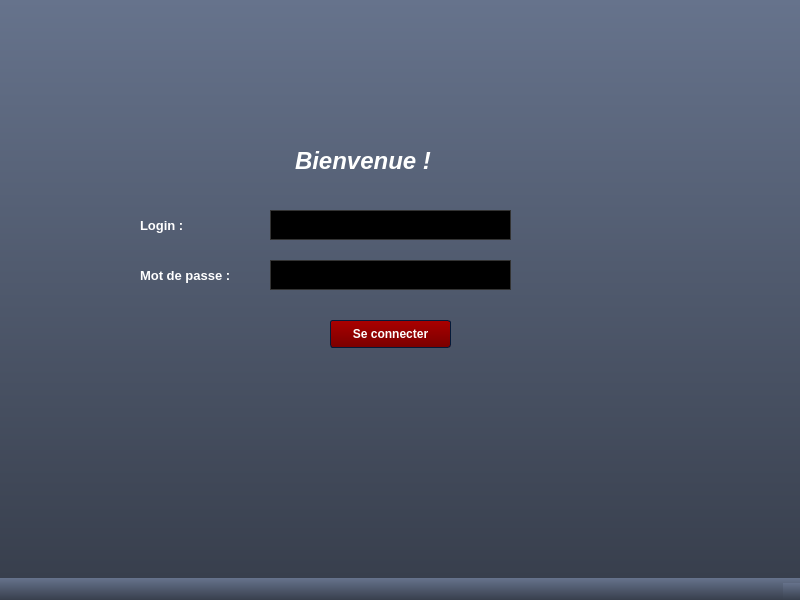
<?xml version="1.0" encoding="UTF-8"?>
<ui version="4.0">
 <class>InterfaceAuthentification</class>
 <widget class="QMainWindow" name="InterfaceAuthentification">
  <property name="geometry">
   <rect>
    <x>0</x>
    <y>0</y>
    <width>800</width>
    <height>600</height>
   </rect>
  </property>
  <property name="windowTitle">
   <string>MainWindow</string>
  </property>
  <property name="styleSheet">
   <string notr="true">/*QTabWidget{

	background-color: rgb(255, 0, 0);

}



QPushButton{

}

background-color: rgb(255, 0, 0);*/

/*Copyright (c) DevSec Studio. All rights reserved.



MIT License



Permission is hereby granted, free of charge, to any person obtaining a copy

of this software and associated documentation files (the &quot;Software&quot;), to deal

in the Software without restriction, including without limitation the rights

to use, copy, modify, merge, publish, distribute, sublicense, and/or sell

copies of the Software, and to permit persons to whom the Software is

furnished to do so, subject to the following conditions:



The above copyright notice and this permission notice shall be included in all

copies or substantial portions of the Software.



THE SOFTWARE IS PROVIDED *AS IS*, WITHOUT WARRANTY OF ANY KIND, EXPRESS OR

IMPLIED, INCLUDING BUT NOT LIMITED TO THE WARRANTIES OF MERCHANTABILITY,

FITNESS FOR A PARTICULAR PURPOSE AND NONINFRINGEMENT. IN NO EVENT SHALL THE

AUTHORS OR COPYRIGHT HOLDERS BE LIABLE FOR ANY CLAIM, DAMAGES OR OTHER

LIABILITY, WHETHER IN AN ACTION OF CONTRACT, TORT OR OTHERWISE, ARISING FROM,

OUT OF OR IN CONNECTION WITH THE SOFTWARE OR THE USE OR OTHER DEALINGS IN THE

SOFTWARE.

*/



/*-----QWidget-----*/

QWidget

{

	background-color: qlineargradient(spread:repeat, x1:1, y1:0, x2:1, y2:1, stop:0 rgba(102, 115, 140, 255),stop:1 rgba(56, 63, 77, 255));

	color: #ffffff;

	border-color: #051a39;



}





/*-----QLabel-----*/

QLabel

{

	background-color: transparent;

	color: #ffffff;

	font-weight: bold;



}





QLabel::disabled

{

	background-color: transparent;

	color: #898988;



}





/*-----QMenuBar-----*/

/*QMenuBar

{

	background-color: #484c58;

	color: #ffffff;

	border-color: #051a39;

	font-weight: bold;



}





QMenuBar::disabled

{

	background-color: #404040;

	color: #898988;

	border-color: #051a39;



}





QMenuBar::item

{

    background-color: transparent;



}





QMenuBar::item:selected

{

    background-color: #c4c5c3;

	color: #000000;

    border: 1px solid #000000;



}





QMenuBar::item:pressed

{

    background-color: #979796;

    border: 1px solid #000;

    margin-bottom: -1px;

    padding-bottom: 1px;



}

*/





/*-----QMenu-----*/

QMenu

{

    background-color: #c4c5c3;

    border: 1px solid;

    color: #000000;

	font-weight: bold;



}





QMenu::separator

{

    height: 1px;

    background-color: #363942;

    color: #ffffff;

    padding-left: 4px;

    margin-left: 10px;

    margin-right: 5px;



}





QMenu::item

{

    min-width : 150px;

    padding: 3px 20px 3px 20px;



}





QMenu::item:selected

{

    background-color: #363942;

    color: #ffffff;



}





QMenu::item:disabled

{

    color: #898988;

}





/*-----QToolTip-----*/

QToolTip

{

	background-color: #bbbcba;

	color: #000000;

	border-color: #051a39;

	border : 1px solid #000000;

	border-radius: 2px;



}





/*-----QPushButton-----*/

QPushButton

{

	background-color: qlineargradient(spread:repeat, x1:0.486, y1:0, x2:0.505, y2:1, stop:0.00480769 rgba(170, 0, 0, 255),stop:1 rgba(122, 0, 0, 255));

	color: #ffffff;

	font-weight: bold;

	border-style: solid;

	border-width: 1px;

	border-radius: 3px;

	border-color: #051a39;

	padding: 5px;



}





QPushButton::disabled

{

	background-color: #404040;

	color: #656565;

	border-color: #051a39;



}





QPushButton::hover

{

	background-color: #9c0000;

	color: #ffffff;

	border-style: solid;

	border-width: 1px;

	border-radius: 3px;

	border-color: #051a39;

	padding: 5px;



}





QPushButton::pressed

{

	background-color: #880000;

	color: #ffffff;

	border-style: solid;

	border-width: 2px;

	border-radius: 3px;

	border-color: #000000;

	padding: 5px;



}





/*-----QToolButton-----*/

QToolButton 

{

	background-color: qlineargradient(spread:repeat, x1:1, y1:0, x2:1, y2:1, stop:0 rgba(177, 181, 193, 255),stop:1 rgba(159, 163, 174, 255));

	color: #ffffff;

	font-weight: bold;

	border-style: solid;

	border-width: 1px;

	border-radius: 3px;

	border-color: #051a39;

	padding: 5px;



}





QToolButton::disabled

{

	background-color: #404040;

	color: #656565;

	border-color: #051a39;



}





QToolButton::hover

{

	background-color: #9fa3ae;

	color: #ffffff;

	border-style: solid;

	border-width: 1px;

	border-radius: 3px;

	border-color: #051a39;

	padding: 5px;



}





QToolButton::pressed

{

	background-color: #7b7e86;

	color: #ffffff;

	border-style: solid;

	border-width: 2px;

	border-radius: 3px;

	border-color: #000000;

	padding: 5px;



}





/*-----QComboBox-----*/

QComboBox

{

    background-color: qlineargradient(spread:repeat, x1:1, y1:0, x2:1, y2:1, stop:0 rgba(118, 118, 118, 255),stop:1 rgba(70, 70, 70, 255));

    border: 1px solid #333333;

    border-radius: 3px;

    padding-left: 6px;

    color: lightgray;

	font-weight: bold;

    height: 20px;



}





QComboBox::disabled

{

	background-color: #404040;

	color: #656565;

	border-color: #051a39;



}





QComboBox:hover

{

    background-color: #646464;



}





QComboBox:on

{

    background-color: #979796;

	color: #000000;



}





QComboBox QAbstractItemView

{

    background-color: #c4c5c3;

    color: #000000;

    border: 1px solid black;

    selection-background-color: #363942;

    selection-color: #ffffff;

    outline: 0;



}





QComboBox::drop-down

{

    subcontrol-origin: padding;

    subcontrol-position: top right;

    width: 15px;

    border-left-width: 1px;

    border-left-color: darkgray;

    border-left-style: solid; 

    border-top-right-radius: 3px; 

    border-bottom-right-radius: 3px;



}





QComboBox::down-arrow

{

    image: url(://arrow-down.png);

    width: 8px;

    height: 8px;

}





/*-----QSpinBox &amp; QDoubleSpinBox &amp; QDateTimeEdit-----*/

QSpinBox, 

QDoubleSpinBox,

QDateTimeEdit

{

	background-color: #000000;

	color: #00ff00;

	font-weight: bold;

	border: 1px solid #333333;

	padding : 4px;



}





QSpinBox::disabled, 

QDoubleSpinBox::disabled,

QDateTimeEdit::disabled

{

	background-color: #404040;

	color: #656565;

	border-color: #051a39;



}





QSpinBox:hover, 

QDoubleSpinBox::hover,

QDateTimeEdit::hover

{

    border: 1px solid #00ff00;



}





QSpinBox::up-button, QSpinBox::down-button,

QDoubleSpinBox::up-button, QDoubleSpinBox::down-button,

QDateTimeEdit::up-button, QDateTimeEdit::down-button

{

	background-color: qlineargradient(spread:repeat, x1:1, y1:0, x2:1, y2:1, stop:0 rgba(118, 118, 118, 255),stop:1 rgba(70, 70, 70, 255));

    border: 0px solid #333333;



}





QSpinBox::disabled, 

QDoubleSpinBox::disabled,

QDateTimeEdit::disabled

{

	background-color: #404040;

	color: #656565;

	border-color: #051a39;



}





QSpinBox::up-button:hover, QSpinBox::down-button:hover,

QDoubleSpinBox::up-button:hover, QDoubleSpinBox::down-button:hover,

QDateTimeEdit::up-button:hover, QDateTimeEdit::down-button:hover

{

	background-color: #646464;

    border: 1px solid #333333;





}





QSpinBox::up-button:disabled, QSpinBox::down-button:disabled,

QDoubleSpinBox::up-button:disabled, QDoubleSpinBox::down-button:disabled,

QDateTimeEdit::up-button:disabled, QDateTimeEdit::down-button:disabled

{

	background-color: #404040;

	color: #656565;

	border-color: #051a39;



}





QSpinBox::up-button:pressed, QSpinBox::down-button:pressed,

QDoubleSpinBox::up-button:pressed, QDoubleSpinBox::down-button::pressed,

QDateTimeEdit::up-button:pressed, QDateTimeEdit::down-button::pressed

{

    background-color: #979796;

    border: 1px solid #444444;



}





QSpinBox::down-arrow,

QDoubleSpinBox::down-arrow,

QDateTimeEdit::down-arrow

{

    image: url(://arrow-down.png);

    width: 7px;



}





QSpinBox::up-arrow,

QDoubleSpinBox::up-arrow,

QDateTimeEdit::up-arrow

{

    image: url(://arrow-up.png);

    width: 7px;



}





/*-----QLineEdit-----*/

QLineEdit

{

	background-color: #000000;

	color: #00ff00;

	font-weight: bold;

    border: 1px solid #333333;

	padding: 4px;



}





QLineEdit:hover

{

    border: 1px solid #00ff00;



}





QLineEdit::disabled

{

	background-color: #404040;

	color: #656565;

	border-width: 1px;

	border-color: #051a39;

	padding: 2px;



}





/*-----QTextEdit-----*/

QTextEdit

{

	background-color: #808080;

	color: #fff;

	border: 1px groove #333333;



}





QTextEdit::disabled

{

	background-color: #404040;

	color: #656565;

	border-color: #051a39;



}





/*-----QGroupBox-----*/

QGroupBox 

{

    border: 1px groove #333333;

	border-radius: 2px;

    margin-top: 20px;



}





QGroupBox 

{

	background-color: qlineargradient(spread:repeat, x1:0.486, y1:0, x2:0.505, y2:1, stop:0.00480769 rgba(170, 169, 169, 255),stop:1 rgba(122, 122, 122, 255));

	font-weight: bold;



}





QGroupBox::title  

{

    background-color: qlineargradient(spread:repeat, x1:1, y1:0, x2:1, y2:1, stop:0 rgba(71, 75, 87, 255),stop:1 rgba(35, 37, 43, 255));

    color: #ffffff;

    border: 2px groove #333333;

    subcontrol-origin: margin;

    subcontrol-position: top left;

    padding: 2px;



}





QGroupBox::title::disabled

{

	background-color: #404040;

	color: #656565;

    subcontrol-origin: margin;

    subcontrol-position: top left;

    padding: 5px;

	border-top-left-radius: 3px;

	border-top-right-radius: 3px;



}





/*-----QCheckBox-----*/

QCheckBox{

	background-color: transparent;

	font-weight: bold;

	color: #fff;



}





QCheckBox::indicator

{

    color: #b1b1b1;

    background-color: #323232;

    border: 2px solid #222222;

    width: 12px;

    height: 12px;



}





QCheckBox::indicator:checked

{

    image:url(://checkbox.png);

    border: 2px solid #00ff00;



}





QCheckBox::indicator:unchecked:hover

{

    border: 2px solid #00ff00;



}





QCheckBox::disabled

{

	color: #656565;



}





QCheckBox::indicator:disabled

{

	background-color: #656565;

	color: #656565;

    border: 1px solid #656565;



}





/*-----QRadioButton-----*/

QRadioButton{

	background-color: transparent;

	font-weight: bold;

	color: #fff;



}





QRadioButton::indicator::unchecked

{ 

	border: 2px inset #222222; 

	border-radius: 6px; 

	background-color:  #323232;

	width: 9px; 

	height: 9px; 



}





QRadioButton::indicator::unchecked:hover

{ 

	border: 2px solid #00ff00; 

	border-radius: 5px; 

	background-color:  #323232;

	width: 9px; 

	height: 9px; 



}





QRadioButton::indicator::checked

{ 

	border: 2px inset #222222; 

	border-radius: 5px; 

	background-color: #00ff00; 

	width: 9px; 

	height: 9px; 



}





QRadioButton::disabled

{

	color: #656565;



}





QRadioButton::indicator:disabled

{

	background-color: #656565;

	color: #656565;

    border: 2px solid #656565;



}





/*-----QTableView &amp; QTableWidget-----*/

QTableView

{

    background-color: #808080;

    border: 1px groove #333333;

    color: #f0f0f0;

	font-weight: bold;

    gridline-color: #333333;

    outline : 0;



}





QTableView::disabled

{

    background-color: #242526;

    border: 1px solid #32414B;

    color: #656565;

    gridline-color: #656565;

    outline : 0;



}





QTableView::item:hover 

{

    background-color: #484c58;

    color: #f0f0f0;



}





QTableView::item:selected 

{

    background-color: #484c58;

    border: 2px groove #00ff00;

    color: #F0F0F0;



}





QTableView::item:selected:disabled

{

    background-color: #1a1b1c;

    border: 2px solid #525251;

    color: #656565;



}





QTableCornerButton::section

{

    background-color: #282830;



}





QHeaderView::section

{

    background-color: #282830;

    color: #fff;

	font-weight: bold;

    text-align: left;

	padding: 4px;

	

}





QHeaderView::section:disabled

{

    background-color: #525251;

    color: #656565;



}





QHeaderView::section:checked

{

    background-color: #00ff00;



}





QHeaderView::section:checked:disabled

{

    color: #656565;

    background-color: #525251;



}





QHeaderView::section::vertical::first,

QHeaderView::section::vertical::only-one

{

    border-top: 0px;



}





QHeaderView::section::vertical

{

    border-top: 0px;



}





QHeaderView::section::horizontal::first,

QHeaderView::section::horizontal::only-one

{

    border-left: 0px;



}





QHeaderView::section::horizontal

{

    border-left: 0px;



}





/*-----QTabWidget-----*/

QTabBar::tab

{

	background-color: transparent;

	color: #ffffff;

	font-weight: bold;

	width: 150px;

	height: 20px;

	

}





QTabBar::tab:disabled

{

	background-color: #656565;

	color: #656565;



}





QTabWidget::pane 

{

	background-color: transparent;

	color: #ffffff;

	border: 1px groove #333333;



}





QTabBar::tab:selected

{

    background-color: #484c58;

	color: #ffffff;

	border: 1px groove #333333;

	border-bottom: 0px;



}





QTabBar::tab:selected:disabled

{

	background-color: #404040;

	color: #656565;



}





QTabBar::tab:!selected 

{

    background-color: #a3a7b2;



}





QTabBar::tab:!selected:hover 

{

    background-color: #484c58;



}





QTabBar::tab:top:!selected 

{

    margin-top: 1px;



}





QTabBar::tab:bottom:!selected 

{

    margin-bottom: 3px;



}





QTabBar::tab:top, QTabBar::tab:bottom 

{

    min-width: 8ex;

    margin-right: -1px;

    padding: 5px 10px 5px 10px;



}





QTabBar::tab:top:selected 

{

    border-bottom-color: none;



}





QTabBar::tab:bottom:selected 

{

    border-top-color: none;



}





QTabBar::tab:top:last, QTabBar::tab:bottom:last,

QTabBar::tab:top:only-one, QTabBar::tab:bottom:only-one 

{

    margin-right: 0;



}





QTabBar::tab:left:!selected 

{

    margin-right: 2px;



}





QTabBar::tab:right:!selected

{

    margin-left: 2px;



}





QTabBar::tab:left, QTabBar::tab:right 

{

    min-height: 15ex;

    margin-bottom: -1px;

    padding: 10px 5px 10px 5px;



}





QTabBar::tab:left:selected 

{

    border-left-color: none;



}





QTabBar::tab:right:selected 

{

    border-right-color: none;



}





QTabBar::tab:left:last, QTabBar::tab:right:last,

QTabBar::tab:left:only-one, QTabBar::tab:right:only-one 

{

    margin-bottom: 0;



}





/*-----QSlider-----*/

QSlider{

	background-color: transparent;



}





QSlider::groove:horizontal 

{

	background-color: transparent;

	height: 6px;



}





QSlider::sub-page:horizontal 

{

	background-color: qlineargradient(spread:reflect, x1:1, y1:0, x2:1, y2:1, stop:0.00480769 rgba(201, 201, 201, 255),stop:1 rgba(72, 72, 72, 255));

	border: 1px solid #000;



}





QSlider::add-page:horizontal 

{

	background-color: #404040;

	border: 1px solid #000; 



}





QSlider::handle:horizontal 

{

	background-color: qlineargradient(spread:reflect, x1:1, y1:0, x2:1, y2:1, stop:0.00480769 rgba(201, 201, 201, 255),stop:1 rgba(72, 72, 72, 255));

	border: 1px solid #000; 

	width: 12px;

	margin-top: -6px;

	margin-bottom: -6px;



}





QSlider::handle:horizontal:hover 

{

	background-color: #808080;



}





QSlider::sub-page:horizontal:disabled 

{

	background-color: #bbb;

	border-color: #999;



}





QSlider::add-page:horizontal:disabled 

{

	background-color: #eee;

	border-color: #999;



}





QSlider::handle:horizontal:disabled 

{

	background-color: #eee;

	border: 1px solid #aaa;



}





QSlider::groove:vertical 

{

	background-color: transparent;

	width: 6px;



}





QSlider::sub-page:vertical 

{

	background-color: qlineargradient(spread:reflect, x1:0, y1:0.483, x2:1, y2:0.517, stop:0.00480769 rgba(201, 201, 201, 255),stop:1 rgba(72, 72, 72, 255));

	border: 1px solid #000;



}





QSlider::add-page:vertical 

{

	background-color: #404040;

	border: 1px solid #000;



}





QSlider::handle:vertical 

{

	background-color: qlineargradient(spread:reflect, x1:0, y1:0.483, x2:1, y2:0.517, stop:0.00480769 rgba(201, 201, 201, 255),stop:1 rgba(72, 72, 72, 255));

	border: 1px solid #000;

	height: 12px;

	margin-left: -6px;

	margin-right: -6px;



}





QSlider::handle:vertical:hover 

{

	background-color: #808080;



}





QSlider::sub-page:vertical:disabled 

{

	background-color: #bbb;

	border-color: #999;



}





QSlider::add-page:vertical:disabled 

{

	background-color: #eee;

	border-color: #999;



}





QSlider::handle:vertical:disabled 

{

	background-color: #eee;

	border: 1px solid #aaa;

	border-radius: 3px;



}





/*-----QDial-----*/

QDial

{

	background-color: #600000;



}





QDial::disabled

{

	background-color: #404040;



}





/*-----QScrollBar-----*/

QScrollBar:horizontal

{

    border: 1px solid #222222;

    background-color: #63676d;

    height: 18px;

    margin: 0px 18px 0 18px;



}





QScrollBar::handle:horizontal

{

    background-color: #a6acb3;

	border: 1px solid #656565;

	border-radius: 2px;

    min-height: 20px;



}





QScrollBar::add-line:horizontal

{

    border: 1px solid #1b1b19;

    background-color: #a6acb3;

    width: 18px;

    subcontrol-position: right;

    subcontrol-origin: margin;



}





QScrollBar::sub-line:horizontal

{

    border: 1px solid #1b1b19;

    background-color: #a6acb3;

    width: 18px;

    subcontrol-position: left;

    subcontrol-origin: margin;



}





QScrollBar::right-arrow:horizontal

{

    image: url(://arrow-right.png);

    width: 8px;

    height: 8px;



}





QScrollBar::left-arrow:horizontal

{

    image: url(://arrow-left.png);

    width: 8px;

    height: 8px;



}





QScrollBar::add-page:horizontal, QScrollBar::sub-page:horizontal

{

    background: none;



}





QScrollBar:vertical

{

    background-color: #63676d;

    width: 18px;

    margin: 18px 0 18px 0;

    border: 1px solid #222222;



}





QScrollBar::handle:vertical

{

    background-color: #a6acb3;

	border: 1px solid #656565;

	border-radius: 2px;

    min-height: 20px;



}





QScrollBar::add-line:vertical

{

    border: 1px solid #1b1b19;

    background-color: #a6acb3;

    height: 18px;

    subcontrol-position: bottom;

    subcontrol-origin: margin;



}





QScrollBar::sub-line:vertical

{

    border: 1px solid #1b1b19;

    background-color: #a6acb3;

    height: 18px;

    subcontrol-position: top;

    subcontrol-origin: margin;



}





QScrollBar::up-arrow:vertical

{

    image: url(://arrow-up.png);

    width: 8px;

    height: 8px;



}





QScrollBar::down-arrow:vertical

{

    image: url(://arrow-down.png);

    width: 8px;

    height: 8px;



}





QScrollBar::add-page:vertical, QScrollBar::sub-page:vertical

{

    background: none;



}





/*-----QProgressBar-----*/

QProgressBar

{

	background-color: #000;

	color: #00ff00;

	font-weight: bold;

	border: 0px groove #000;

	border-radius: 10px;

	text-align: center;



}





QProgressBar:disabled

{

	background-color: #404040;

	color: #656565;

	border-color: #051a39;

	border: 1px solid #000;

	border-radius: 10px;

	text-align: center;



}





QProgressBar::chunk {

	background-color: #ffaf02;

	border: 0px;

	border-radius: 10px;

	color: #000;



}





QProgressBar::chunk:disabled {

	background-color: #333;

	border: 0px;

	border-radius: 10px;

	color: #656565;

}





/*-----QStatusBar-----*/

QStatusBar

{

	background-color: qlineargradient(spread:repeat, x1:1, y1:0, x2:1, y2:1, stop:0 rgba(102, 115, 140, 255),stop:1 rgba(56, 63, 77, 255));

	color: #ffffff;

	border-color: #051a39;

	font-weight: bold;



}

</string>
  </property>
  <widget class="QWidget" name="centralwidget">
   <widget class="QLabel" name="label">
    <property name="geometry">
     <rect>
      <x>295</x>
      <y>110</y>
      <width>201</width>
      <height>101</height>
     </rect>
    </property>
    <property name="font">
     <font>
      <pointsize>18</pointsize>
      <weight>75</weight>
      <italic>true</italic>
      <bold>true</bold>
      <underline>false</underline>
     </font>
    </property>
    <property name="text">
     <string>Bienvenue !</string>
    </property>
   </widget>
   <widget class="QLineEdit" name="lineEdit_login">
    <property name="geometry">
     <rect>
      <x>270</x>
      <y>210</y>
      <width>241</width>
      <height>30</height>
     </rect>
    </property>
   </widget>
   <widget class="QLineEdit" name="lineEdit_mp">
    <property name="geometry">
     <rect>
      <x>270</x>
      <y>260</y>
      <width>241</width>
      <height>30</height>
     </rect>
    </property>
    <property name="echoMode">
     <enum>QLineEdit::Password</enum>
    </property>
   </widget>
   <widget class="QPushButton" name="bouton_connexion">
    <property name="geometry">
     <rect>
      <x>330</x>
      <y>320</y>
      <width>121</width>
      <height>28</height>
     </rect>
    </property>
    <property name="font">
     <font>
      <pointsize>9</pointsize>
      <weight>75</weight>
      <bold>true</bold>
     </font>
    </property>
    <property name="text">
     <string>Se connecter</string>
    </property>
   </widget>
   <widget class="QLabel" name="label_2">
    <property name="geometry">
     <rect>
      <x>140</x>
      <y>210</y>
      <width>121</width>
      <height>31</height>
     </rect>
    </property>
    <property name="font">
     <font>
      <pointsize>10</pointsize>
      <weight>75</weight>
      <bold>true</bold>
     </font>
    </property>
    <property name="text">
     <string>Login :</string>
    </property>
   </widget>
   <widget class="QLabel" name="label_3">
    <property name="geometry">
     <rect>
      <x>140</x>
      <y>260</y>
      <width>131</width>
      <height>31</height>
     </rect>
    </property>
    <property name="font">
     <font>
      <pointsize>10</pointsize>
      <weight>75</weight>
      <bold>true</bold>
     </font>
    </property>
    <property name="text">
     <string>Mot de passe :</string>
    </property>
   </widget>
  </widget>
  <widget class="QMenuBar" name="menubar">
   <property name="geometry">
    <rect>
     <x>0</x>
     <y>0</y>
     <width>800</width>
     <height>26</height>
    </rect>
   </property>
  </widget>
  <widget class="QStatusBar" name="statusbar"/>
 </widget>
 <resources/>
 <connections/>
</ui>
